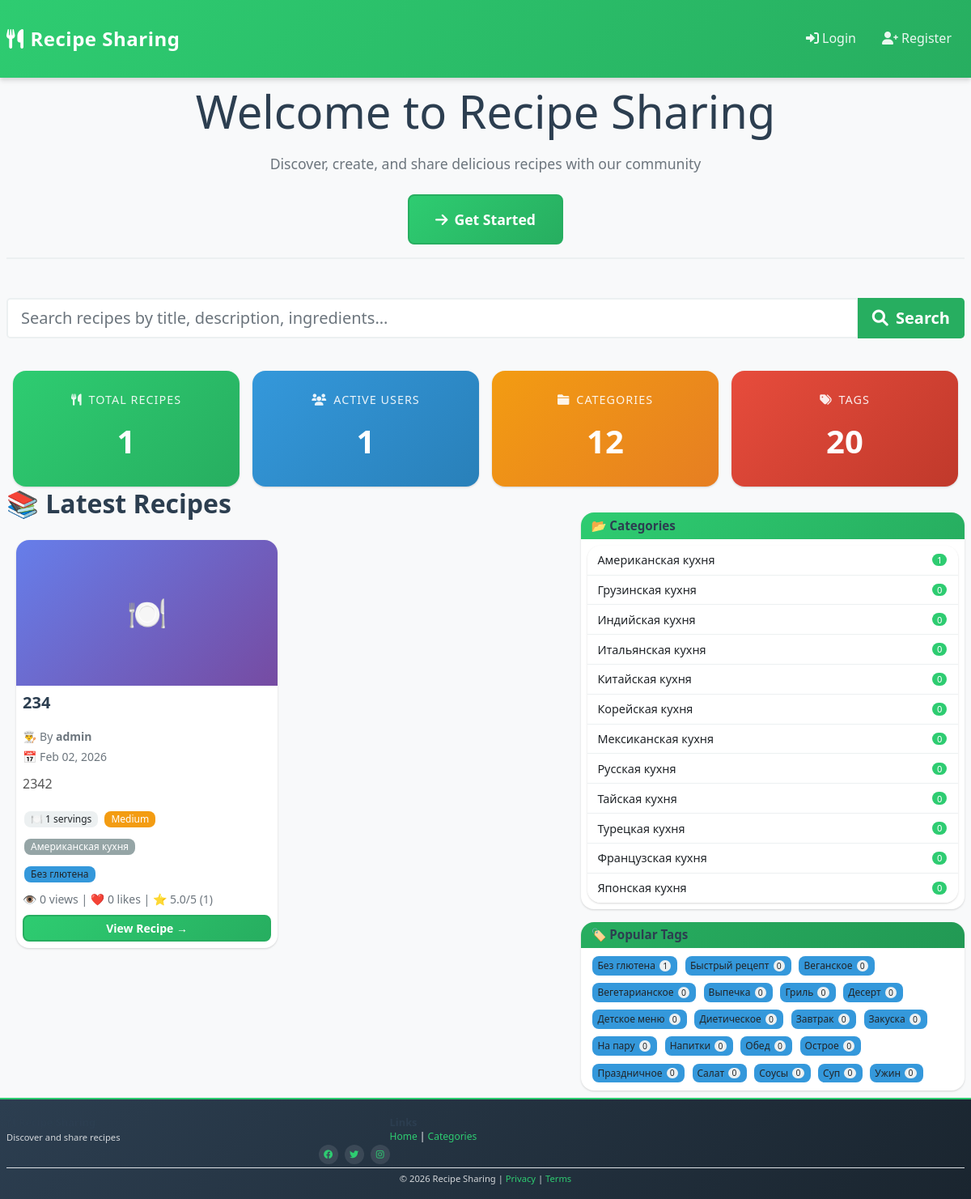
The page / on the database its author committed.
### recipes/models.py (models this page shows, shortened)
class Recipe(models.Model):
    DIFFICULTY_CHOICES = [
        ('easy', 'Easy'),
        ('medium', 'Medium'),
        ('hard', 'Hard'),
    ]
    author = models.ForeignKey(User, on_delete=models.CASCADE, related_name='recipes')
    title = models.CharField(max_length=200)
    description = models.TextField(max_length=1000)
    ingredients = models.TextField(help_text="Separate each ingredient with a new line")
    instructions = models.TextField(help_text="Detailed cooking instructions")
    category = models.ForeignKey(Category, on_delete=models.SET_NULL, null=True, related_name='recipes')
    tags = models.ManyToManyField(Tag, blank=True, related_name='recipes')
    prep_time = models.IntegerField(help_text="Preparation time in minutes", null=True, blank=True)
    cook_time = models.IntegerField(help_text="Cooking time in minutes", null=True, blank=True)
    servings = models.IntegerField(default=1, validators=[MinValueValidator(1)])
    difficulty = models.CharField(max_length=10, choices=DIFFICULTY_CHOICES, default='medium')
    image = models.ImageField(upload_to='recipes/', blank=True, null=True)
    views_count = models.IntegerField(default=0)
    likes_count = models.IntegerField(default=0)
    created_at = models.DateTimeField(auto_now_add=True, null=True)
    updated_at = models.DateTimeField(auto_now=True, null=True)
    published = models.BooleanField(default=True)
    class Meta:
        ordering = ['-created_at']
        indexes = [
            models.Index(fields=['author', '-created_at']),
            models.Index(fields=['category', '-created_at']),
        ]
    def get_average_rating(self):
        ratings = self.ratings.all()
        if ratings.exists():
            return sum(r.score for r in ratings) / ratings.count()
        return 0

class Category(models.Model):
    name = models.CharField(max_length=100, unique=True)
    description = models.TextField(blank=True)
    created_at = models.DateTimeField(auto_now_add=True, null=True)
    class Meta:
        verbose_name_plural = "Categories"
        ordering = ['name']

class Tag(models.Model):
    name = models.CharField(max_length=50, unique=True)
    created_at = models.DateTimeField(auto_now_add=True, null=True)
    class Meta:
        ordering = ['name']

class Rating(models.Model):
    recipe = models.ForeignKey(Recipe, on_delete=models.CASCADE, related_name='ratings')
    user = models.ForeignKey(User, on_delete=models.CASCADE, related_name='recipe_ratings')
    score = models.IntegerField(validators=[MinValueValidator(1), MaxValueValidator(5)])
    created_at = models.DateTimeField(auto_now_add=True, null=True)
    updated_at = models.DateTimeField(auto_now=True, null=True)
    class Meta:
        unique_together = ('recipe', 'user')
        indexes = [
            models.Index(fields=['recipe', '-created_at']),
        ]

### recipes/views.py (the view, shortened to what this page needs)
# urls.py: path('', views.home, name='home'),
def home(request):
    recipes = Recipe.objects.all().order_by('-created_at')
    search_query = request.GET.get('q', '').strip()
    categories = Category.objects.all()
    tags = Tag.objects.all()
    paginator = Paginator(recipes, 6)  # 6 recipes per page
    page_number = request.GET.get('page')
    page_obj = paginator.get_page(page_number)
    recipes_count = Recipe.objects.count()
    users_count = User.objects.count()
    categories_count = Category.objects.count()
    tags_count = Tag.objects.count()
    return render(request, 'recipes/home.html', {
        'recipes': page_obj,
        'page_obj': page_obj,
        'categories': categories,
        'tags': tags,
        'recipes_count': recipes_count,
        'users_count': users_count,
        'categories_count': categories_count,
        'tags_count': tags_count,
        'search_query': search_query,
    })

### templates/recipes/home.html (shortened to what this page needs)
{% extends 'base.html' %}
{% block content %}
<div class="page-header text-center mb-5">
    <h1 class="display-4 mb-3">Welcome to Recipe Sharing</h1>
    <p class="lead text-muted mb-4">Discover, create, and share delicious recipes with our community</p>
    {% if not user.is_authenticated %}
    <a href="{% url 'register' %}" class="btn btn-primary btn-lg">
        <i class="fas fa-arrow-right me-2"></i>Get Started
    </a>
    {% else %}
    <p class="text-muted mb-3">Hello, <strong>{{ user.first_name|default:user.username }}</strong>! Ready to cook something amazing?</p>
    <a href="{% url 'create_recipe' %}" class="btn btn-success btn-lg">
        <i class="fas fa-plus me-2"></i>Create a Recipe
    </a>
    {% endif %}
</div>
<form action="{% url 'home' %}" method="get" class="mb-4">
    <div class="input-group input-group-lg">
        <input type="search" name="q" value="{{ search_query|default:'' }}" class="form-control" placeholder="Search recipes by title, description, ingredients..." aria-label="Search recipes">
        <button type="submit" class="btn btn-success">
            <i class="fas fa-search me-1"></i> Search
        </button>
    </div>
</form>
<div class="row mb-5 g-3">
    <div class="col-md-6 col-lg-3">
        <div class="stats-card">
            <div class="stats-label">
                <i class="fas fa-utensils me-2"></i>Total Recipes
            </div>
            <div class="stats-value">{{ recipes_count }}</div>
        </div>
    </div>
    <div class="col-md-6 col-lg-3">
        <div class="stats-card blue">
            <div class="stats-label">
                <i class="fas fa-users me-2"></i>Active Users
            </div>
            <div class="stats-value">{{ users_count }}</div>
        </div>
    </div>
    <div class="col-md-6 col-lg-3">
        <div class="stats-card warning">
            <div class="stats-label">
                <i class="fas fa-folder me-2"></i>Categories
            </div>
            <div class="stats-value">{{ categories_count }}</div>
        </div>
    </div>
    <div class="col-md-6 col-lg-3">
        <div class="stats-card danger">
            <div class="stats-label">
                <i class="fas fa-tags me-2"></i>Tags
            </div>
            <div class="stats-value">{{ tags_count }}</div>
        </div>
    </div>
</div>
<div class="row">
    <div class="col-md-8">
        <div class="mb-4">
            <h2>📚 {% if search_query %}Search results{% else %}Latest Recipes{% endif %}</h2>
            {% if recipes %}
                <div class="row">
                    {% for recipe in recipes %}
                    <div class="col-md-6 mb-4">
                        <div class="card h-100 shadow-sm hover-shadow transition">
                            {% if recipe.image %}
                            <img src="{{ recipe.image.url }}" alt="{{ recipe.title }}" class="card-img-top" style="height: 180px; object-fit: cover;">
                            {% else %}
                            <div style="background: linear-gradient(135deg, #667eea 0%, #764ba2 100%); height: 180px; display: flex; align-items: center; justify-content: center; color: white;">
                                <span class="fs-1">🍽️</span>
                            </div>
                            {% endif %}
                            <div class="card-body">
                                <h5 class="card-title">{{ recipe.title|truncatewords:5 }}</h5>
                                <div class="mb-2">
                                    <small class="text-muted">
                                        👨‍🍳 By <strong>{{ recipe.author.username }}</strong>
                                    </small>
                                    <br>
                                    <small class="text-muted">
                                        📅 {{ recipe.created_at|date:"M d, Y" }}
                                    </small>
                                </div>
                                <p class="card-text text-truncate">{{ recipe.description|truncatechars:80 }}</p>
                                <div class="mb-2">
                                    {% if recipe.servings %}
                                    <small class="badge bg-light text-dark">
                                        🍽️ {{ recipe.servings }} servings
                                    </small>
                                    {% endif %}
                                    {% if recipe.difficulty %}
                                    <small class="badge
                                        {% if recipe.difficulty == 'easy' %}bg-success
                                        {% elif recipe.difficulty == 'medium' %}bg-warning
                                        {% else %}bg-danger
                                        {% endif %}
                                    ">
                                        {{ recipe.get_difficulty_display }}
                                    </small>
                                    {% endif %}
                                </div>
                                {% if recipe.category %}
                                <p class="mb-2">
                                    <span class="badge bg-secondary">{{ recipe.category.name }}</span>
                                </p>
                                {% endif %}
                                {% if recipe.tags.all %}
                                <p class="mb-2">
                                    {% for tag in recipe.tags.all %}
                                        <span class="badge bg-info text-dark">{{ tag.name }}</span>
                                    {% endfor %}
                                </p>
                                {% endif %}
                                <div class="mb-2 text-muted small">
                                    👁️ {{ recipe.views_count }} views | ❤️ {{ recipe.likes_count }} likes
                                    {% if recipe.ratings.count > 0 %}
                                    | ⭐ {{ recipe.get_average_rating|floatformat:1 }}/5 ({{ recipe.ratings.count }})
                                    {% endif %}
                                </div>
                                <a href="{% url 'recipe_detail' recipe.pk %}" class="btn btn-primary btn-sm w-100">
                                    View Recipe →
                                </a>
                            </div>
                        </div>
                    </div>
                    {% endfor %}
                </div>
            {% endif %}
        </div>
    </div>
    <div class="col-md-4 sidebar-column">
        <div class="card mb-4 shadow-sm sidebar-categories-card">
            <div class="card-header bg-primary text-white">
                <h5 class="mb-0">📂 Categories</h5>
            </div>
            <div class="card-body p-0">
                {% if categories %}
                    <div class="list-group list-group-flush">
                        {% for category in categories %}
                        <a href="{% url 'category_detail' category.pk %}"
                           class="list-group-item list-group-item-action d-flex justify-content-between align-items-center">
                            <span>{{ category.name }}</span>
                            <span class="badge bg-primary rounded-pill">{{ category.recipes.count }}</span>
                        </a>
                        {% endfor %}
                    </div>
                {% else %}
                    <p class="text-muted p-3">No categories available</p>
                {% endif %}
            </div>
        </div>
        <div class="card shadow-sm sidebar-tags-section">
            <div class="card-header bg-success text-white">
                <h5 class="mb-0">🏷️ Popular Tags</h5>
            </div>
            <div class="card-body">
                {% if tags %}
                    <div class="d-flex flex-wrap gap-2">
                        {% for tag in tags %}
                            <a href="{% url 'tag_detail' tag.pk %}" class="badge bg-info text-dark text-decoration-none">
                                {{ tag.name }}
                                <span class="badge bg-light text-dark">{{ tag.recipes.count }}</span>
                            </a>
                        {% endfor %}
                    </div>
                {% else %}
                    <p class="text-muted">No tags available</p>
                {% endif %}
            </div>
        </div>
    </div>
</div>
{% endblock %}

### static/css/utilities.css (style rules this page uses)
.d-flex { display: flex; }
.flex-wrap { flex-wrap: wrap; }
.justify-content-between { justify-content: space-between; }
.align-items-center { align-items: center; }

### templates/recipes/home.html (style rules this page uses)
.hover-shadow.transition { transition: box-shadow 0.3s ease; }

### rows shown on the page
Recipe: title "234", author.username "admin", created_at "Feb 02, 2026", description "2342", servings "1", difficulty "Medium", category.name "Американская кухня", views_count "0", likes_count "0", get_average_rating "5.0", ratings.count "1"
Tag: name "Без глютена", recipes.count "1"
Category: name "Американская кухня", recipes.count "1"
Category: name "Грузинская кухня", recipes.count "0"
Category: name "Индийская кухня", recipes.count "0"
Category: name "Итальянская кухня", recipes.count "0"
Category: name "Китайская кухня", recipes.count "0"
Category: name "Корейская кухня", recipes.count "0"
Category: name "Мексиканская кухня", recipes.count "0"
Category: name "Русская кухня", recipes.count "0"
Category: name "Тайская кухня", recipes.count "0"
Category: name "Турецкая кухня", recipes.count "0"
Category: name "Французская кухня", recipes.count "0"
Category: name "Японская кухня", recipes.count "0"
Tag: name "Быстрый рецепт", recipes.count "0"
Tag: name "Веганское", recipes.count "0"
Tag: name "Вегетарианское", recipes.count "0"
Tag: name "Выпечка", recipes.count "0"
Tag: name "Гриль", recipes.count "0"
Tag: name "Десерт", recipes.count "0"
Tag: name "Детское меню", recipes.count "0"
Tag: name "Диетическое", recipes.count "0"
Tag: name "Завтрак", recipes.count "0"
Tag: name "Закуска", recipes.count "0"
Tag: name "На пару", recipes.count "0"
Tag: name "Напитки", recipes.count "0"
Tag: name "Обед", recipes.count "0"
Tag: name "Острое", recipes.count "0"
Tag: name "Праздничное", recipes.count "0"
Tag: name "Салат", recipes.count "0"
Tag: name "Соусы", recipes.count "0"
Tag: name "Суп", recipes.count "0"
Tag: name "Ужин", recipes.count "0"

### other values the page prints
{{ recipes_count }} "1"
{{ users_count }} "1"
{{ categories_count }} "12"
{{ tags_count }} "20"
